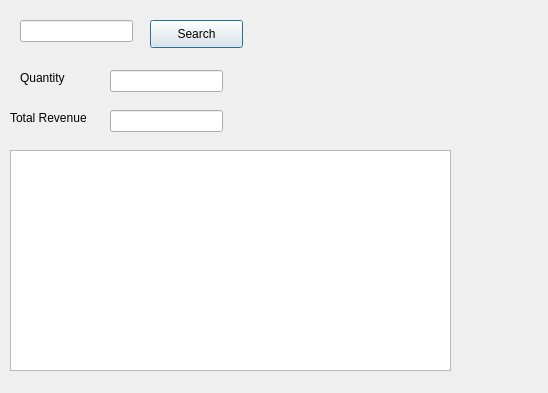
<?xml version="1.0" encoding="UTF-8"?>
<ui version="4.0">
 <class>ProductDisplay</class>
 <widget class="QDialog" name="ProductDisplay">
  <property name="geometry">
   <rect>
    <x>0</x>
    <y>0</y>
    <width>548</width>
    <height>393</height>
   </rect>
  </property>
  <property name="windowTitle">
   <string>Dialog</string>
  </property>
  <widget class="QLabel" name="label">
   <property name="geometry">
    <rect>
     <x>20</x>
     <y>70</y>
     <width>56</width>
     <height>16</height>
    </rect>
   </property>
   <property name="text">
    <string>Quantity</string>
   </property>
  </widget>
  <widget class="QLabel" name="label_2">
   <property name="geometry">
    <rect>
     <x>10</x>
     <y>110</y>
     <width>91</width>
     <height>16</height>
    </rect>
   </property>
   <property name="text">
    <string>Total Revenue</string>
   </property>
  </widget>
  <widget class="QLineEdit" name="lineEdit">
   <property name="geometry">
    <rect>
     <x>20</x>
     <y>20</y>
     <width>113</width>
     <height>22</height>
    </rect>
   </property>
  </widget>
  <widget class="QLineEdit" name="lineEdit_2">
   <property name="geometry">
    <rect>
     <x>110</x>
     <y>70</y>
     <width>113</width>
     <height>22</height>
    </rect>
   </property>
  </widget>
  <widget class="QLineEdit" name="lineEdit_3">
   <property name="geometry">
    <rect>
     <x>110</x>
     <y>110</y>
     <width>113</width>
     <height>22</height>
    </rect>
   </property>
  </widget>
  <widget class="QTableView" name="tableView">
   <property name="geometry">
    <rect>
     <x>10</x>
     <y>150</y>
     <width>441</width>
     <height>221</height>
    </rect>
   </property>
  </widget>
  <widget class="QPushButton" name="pushButton">
   <property name="geometry">
    <rect>
     <x>150</x>
     <y>20</y>
     <width>93</width>
     <height>28</height>
    </rect>
   </property>
   <property name="text">
    <string>Search</string>
   </property>
  </widget>
 </widget>
 <resources/>
 <connections/>
</ui>
